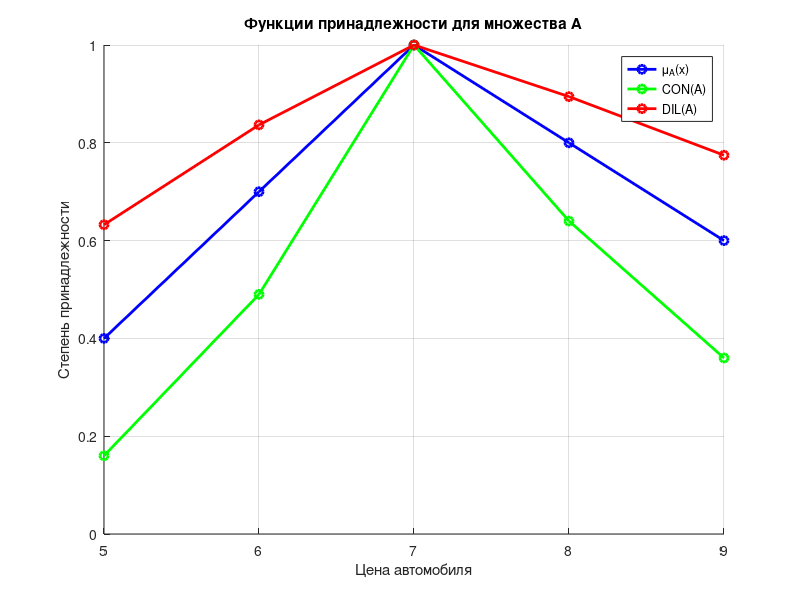
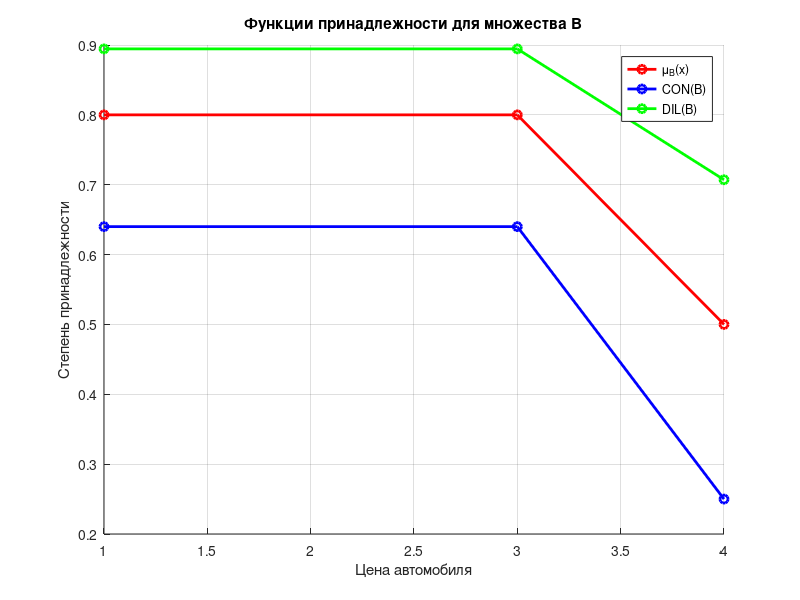

Write the MATLAB code that produced these figures, in order.
% Определение диапазона значений цен автомобилей
x_A = [5, 6, 7, 8, 9];
mu_A_values = [0.4, 0.7, 1, 0.8, 0.6];

CON_A_values = mu_A_values .^ 2;

DIL_A_values = sqrt(mu_A_values);

% Определение диапазона значений для B
x_B = [1, 3, 4];
mu_B_values = [0.8, 0.8, 0.5];

CON_B_values = mu_B_values .^ 2;

DIL_B_values = sqrt(mu_B_values);

% Построение графиков для A
figure;
hold on;
plot(x_A, mu_A_values, 'b-o', 'LineWidth', 2, 'DisplayName', '\mu_A(x)');
plot(x_A, CON_A_values, 'g-o', 'LineWidth', 2, 'DisplayName', 'CON(A)');
plot(x_A, DIL_A_values, 'r-o', 'LineWidth', 2, 'DisplayName', 'DIL(A)');
hold off;

xlabel('Цена автомобиля');
ylabel('Степень принадлежности');
title('Функции принадлежности для множества A');
legend show;
grid on;

% Построение графиков для B
figure;
hold on;
plot(x_B, mu_B_values, 'r-o', 'LineWidth', 2, 'DisplayName', '\mu_B(x)');
plot(x_B, CON_B_values, 'b-o', 'LineWidth', 2, 'DisplayName', 'CON(B)');
plot(x_B, DIL_B_values, 'g-o', 'LineWidth', 2, 'DisplayName', 'DIL(B)');
hold off;

xlabel('Цена автомобиля');
ylabel('Степень принадлежности');
title('Функции принадлежности для множества B');
legend show;
grid on;